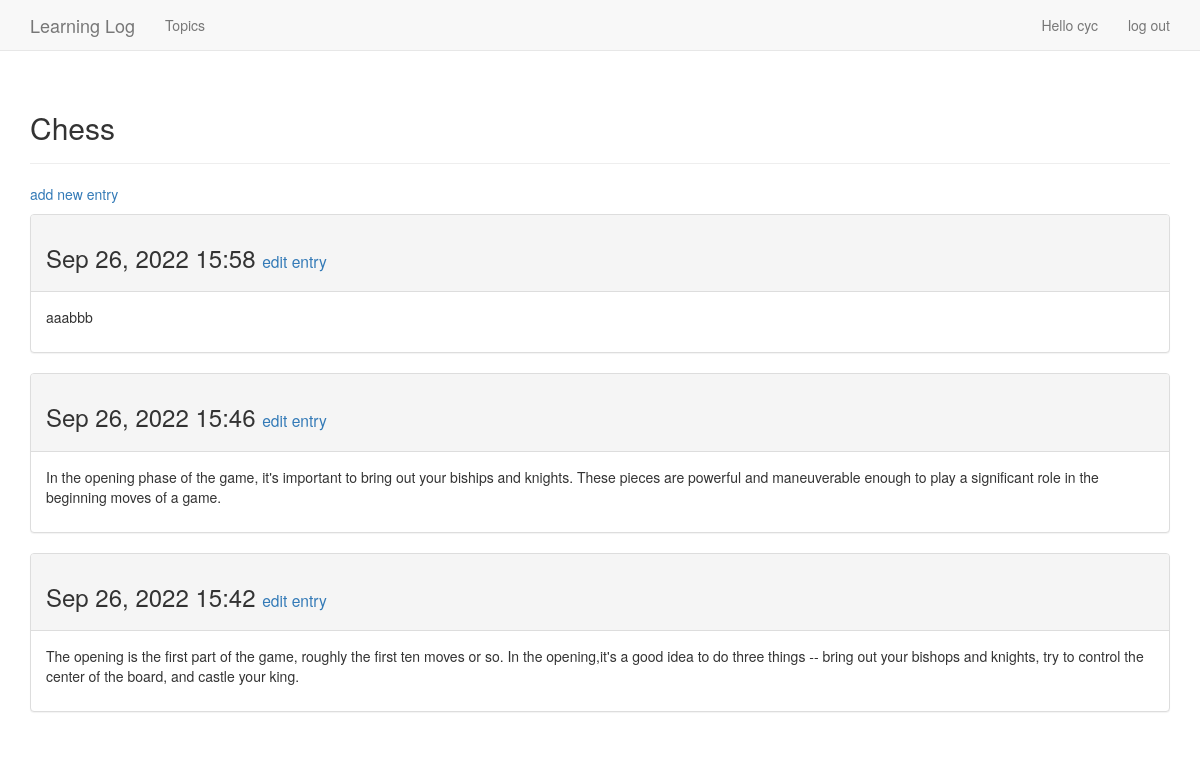
Before: /topics/1/ (signed in) with the older database file.
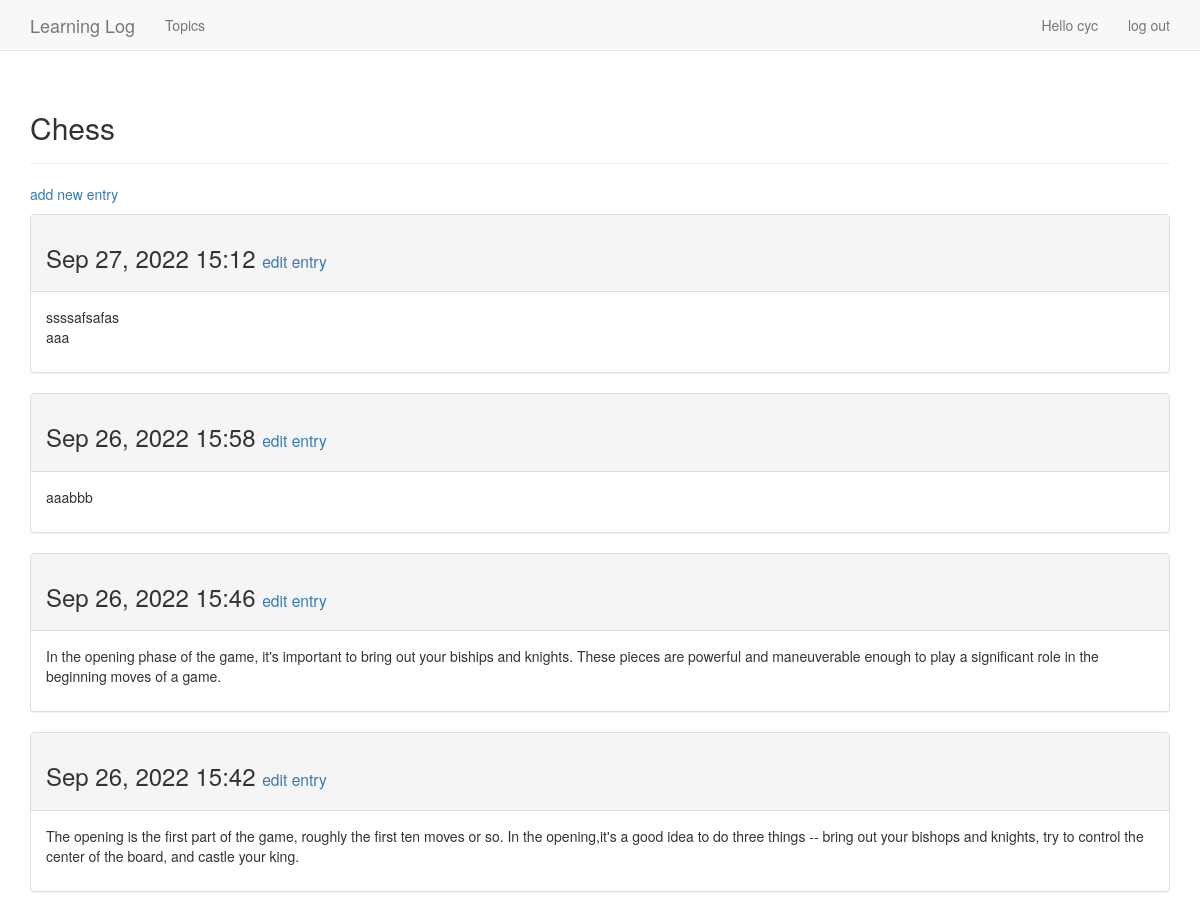
After: the same page with the newer database file.
### learning_logs/models.py (models this page shows, shortened)
class Topic(models.Model):
  text = models.CharField(max_length = 200)
  date_added = models.DateTimeField(auto_now_add = True)
  owner = models.ForeignKey(User, on_delete=models.CASCADE)
  def __str__(self):
      return self.text

class Entry(models.Model):
  topic = models.ForeignKey(Topic, on_delete=models.CASCADE)
  text = models.TextField()
  date_added = models.DateTimeField(auto_now_add = True)
  class Meta():
    verbose_name_plural = "entries"

### learning_logs/views.py (the view)
# urls.py: re_path(r'^topics/(?P<topic_id>\d+)/$', views.topic, name = "topic"),
@login_required
def topic(request, topic_id):
  topic = Topic.objects.get(id = topic_id)
  if topic.owner != request.user:
    raise Http404
  entries = topic.entry_set.order_by("-date_added")
  context = {'topic': topic, 'entries': entries}
  return render(request, 'learning_logs/topic.html', context)

### learning_logs/templates/learning_logs/topic.html
{% extends 'learning_logs/base.html' %}
{% block header %}
  <h2>{{ topic }}</h2>
{% endblock header %}
{% block content %}
  <p>
    <a href="{% url 'learning_logs:new_entry' topic.id %}">add new entry</a>
  </p>
  {% for entry in entries %}
    <div class="panel panel-default">
      <div class="panel-heading">
        <h3>
          {{ entry.date_added|date:'M d, Y H:i' }}
          <small>
            <a href="{% url 'learning_logs:edit_entry' entry.id %}">edit entry</a>
          </small>
        </h3>
      </div>
      <div class="panel-body">
        {{ entry.text|linebreaks }}
      </div>
    </div>
  {% empty %}
    There are no entries for this topic yet.
  {% endfor %}
{% endblock content %}

### learning_logs/templates/learning_logs/base.html (shortened to what this page needs)
{% load bootstrap3 %}
<!DOCTYPE html>
<html lang="en">
  <head>
    {% bootstrap_css %}
  </head>
  <body>
    <nav class="navbar navbar-default navbar-static-top">
      <div class="container">
        <div class="navbar-header">
          <a class="navbar-brand" href="{% url 'learning_logs:index' %}">Learning Log</a>
        </div>
        <div id="navbar" class="navbar-collapse collapse">
          <ul class="nav navbar-nav">
            <li><a href="{% url 'learning_logs:topics' %}">Topics</a></li>
          </ul>
          <ul class="nav navbar-nav navbar-right">
            {% if user.is_authenticated %}
              <li><a>Hello {{user.username}}</a></li>
              <li><a href="{% url 'users:logout' %}">log out</a></li>
            {% else %}
              <li><a href="{% url 'users:register' %}">register</a></li>
              <li><a href="{% url 'users:login' %}">log in</a></li>
            {% endif %}
          </ul>
        </div>
      </div>
    </nav>
    <div class="container">
      <div class="page-header">
        {% block header %}{% endblock header %}
      </div>
      <div>
        {% block content %}{% endblock content %}
      </div>
    </div>
  </body>
</html>

Changed rows visible on the page:
added Entry: date_added "Sep 27, 2022 15:12", text "ssssafsafas aaa"
